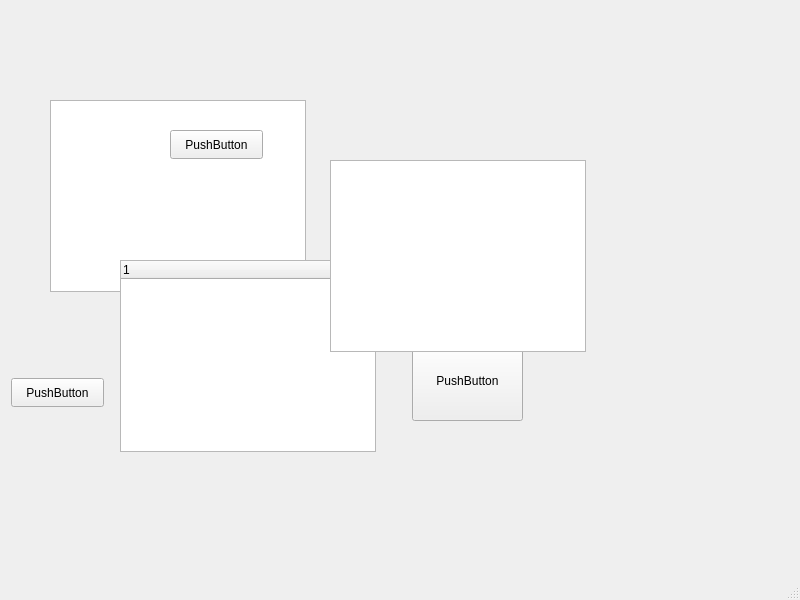
<?xml version="1.0" encoding="UTF-8"?>
<ui version="4.0">
 <class>MainWindow</class>
 <widget class="QMainWindow" name="MainWindow">
  <property name="geometry">
   <rect>
    <x>0</x>
    <y>0</y>
    <width>800</width>
    <height>600</height>
   </rect>
  </property>
  <property name="windowTitle">
   <string>MainWindow</string>
  </property>
  <widget class="QWidget" name="centralwidget">
   <widget class="QToolButton" name="toolButton">
    <property name="geometry">
     <rect>
      <x>500</x>
      <y>250</y>
      <width>24</width>
      <height>26</height>
     </rect>
    </property>
    <property name="text">
     <string>...</string>
    </property>
   </widget>
   <widget class="QPushButton" name="pushButton">
    <property name="geometry">
     <rect>
      <x>430</x>
      <y>270</y>
      <width>93</width>
      <height>71</height>
     </rect>
    </property>
    <property name="text">
     <string>PushButton</string>
    </property>
   </widget>
   <widget class="QListView" name="listView">
    <property name="geometry">
     <rect>
      <x>50</x>
      <y>100</y>
      <width>256</width>
      <height>192</height>
     </rect>
    </property>
   </widget>
   <widget class="QPushButton" name="pushButton_2">
    <property name="geometry">
     <rect>
      <x>11</x>
      <y>378</y>
      <width>93</width>
      <height>29</height>
     </rect>
    </property>
    <property name="text">
     <string>PushButton</string>
    </property>
   </widget>
   <widget class="QPushButton" name="pushButton_3">
    <property name="geometry">
     <rect>
      <x>170</x>
      <y>130</y>
      <width>93</width>
      <height>29</height>
     </rect>
    </property>
    <property name="text">
     <string>PushButton</string>
    </property>
   </widget>
   <widget class="QPushButton" name="pushButton_4">
    <property name="geometry">
     <rect>
      <x>412</x>
      <y>340</y>
      <width>111</width>
      <height>81</height>
     </rect>
    </property>
    <property name="text">
     <string>PushButton</string>
    </property>
   </widget>
   <widget class="QTreeWidget" name="treeWidget">
    <property name="geometry">
     <rect>
      <x>120</x>
      <y>260</y>
      <width>256</width>
      <height>192</height>
     </rect>
    </property>
    <column>
     <property name="text">
      <string notr="true">1</string>
     </property>
    </column>
   </widget>
   <widget class="QTableWidget" name="tableWidget">
    <property name="geometry">
     <rect>
      <x>330</x>
      <y>160</y>
      <width>256</width>
      <height>192</height>
     </rect>
    </property>
   </widget>
  </widget>
  <widget class="QMenuBar" name="menubar">
   <property name="geometry">
    <rect>
     <x>0</x>
     <y>0</y>
     <width>800</width>
     <height>26</height>
    </rect>
   </property>
  </widget>
  <widget class="QStatusBar" name="statusbar"/>
 </widget>
 <resources/>
 <connections/>
</ui>
